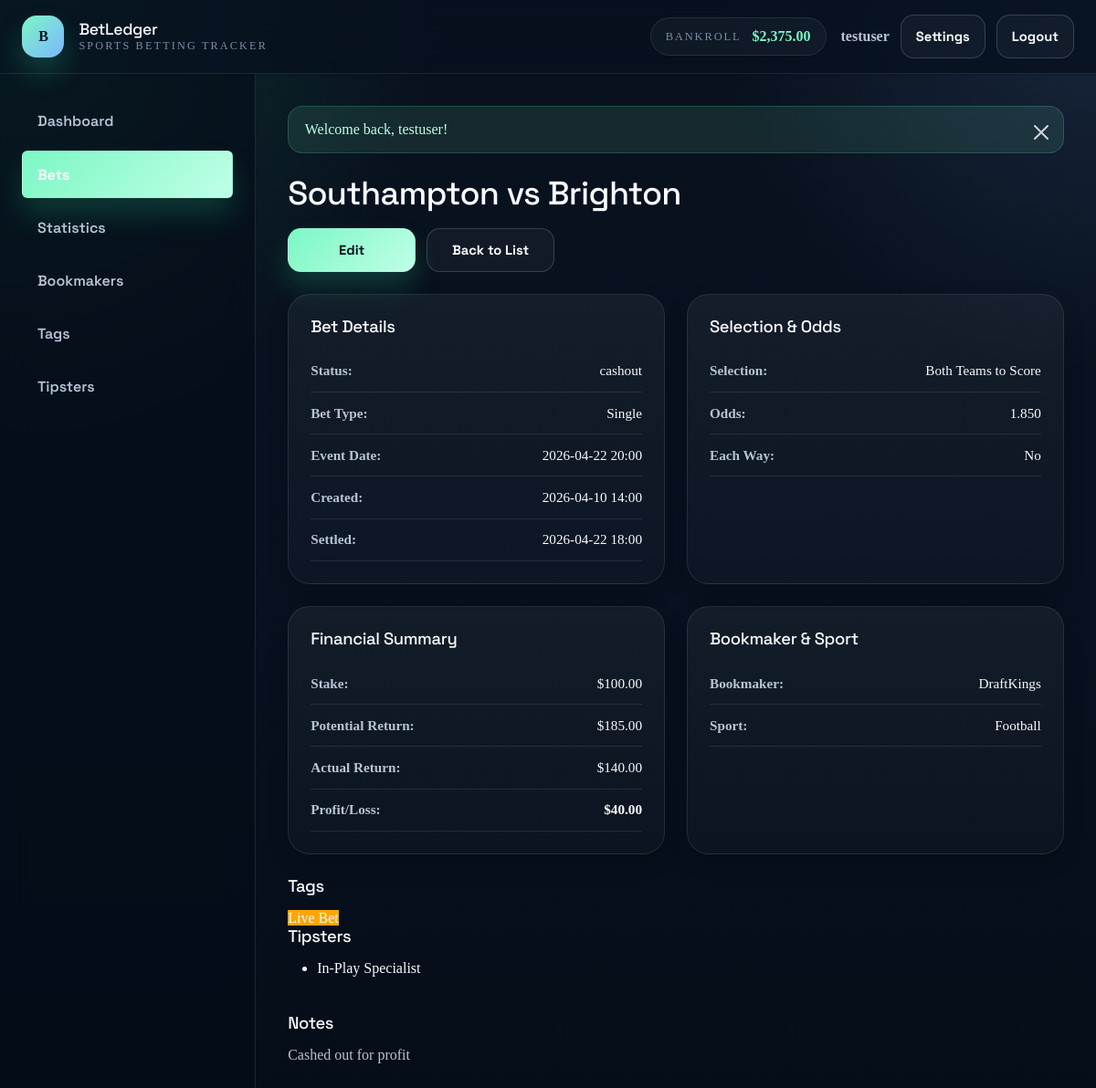
/bets/12 (signed in), run on the app's committed database.
### tables this page shows
CREATE TABLE users (
    id INT PRIMARY KEY AUTO_INCREMENT,
    username VARCHAR(50) UNIQUE NOT NULL,
    email VARCHAR(120) UNIQUE NOT NULL,
    password_hash VARCHAR(255) NOT NULL,
    currency VARCHAR(3) DEFAULT 'USD',
    timezone VARCHAR(50) DEFAULT 'UTC',
    odds_format VARCHAR(20) DEFAULT 'decimal',
    date_format VARCHAR(20) DEFAULT 'Y-m-d',
    bankroll_start DECIMAL(12, 2) DEFAULT 0,
    created_at TIMESTAMP DEFAULT CURRENT_TIMESTAMP,
    updated_at TIMESTAMP DEFAULT CURRENT_TIMESTAMP ON UPDATE CURRENT_TIMESTAMP,
    deleted_at TIMESTAMP NULL,
    INDEX idx_email (email),
    INDEX idx_username (username)
);

CREATE TABLE bets (
    id INT PRIMARY KEY AUTO_INCREMENT,
    user_id INT NOT NULL,
    bookmaker_id INT,
    sport_id INT,
    competition_id INT,
    event_name VARCHAR(255) NOT NULL,
    event_date DATETIME,
    bet_type VARCHAR(50) NOT NULL DEFAULT 'single',
    selection VARCHAR(500) NOT NULL,
    odds DECIMAL(8, 3) NOT NULL,
    stake DECIMAL(12, 2) NOT NULL,
    potential_return DECIMAL(12, 2),
    status VARCHAR(50) DEFAULT 'pending',
    actual_return DECIMAL(12, 2),
    tax_amount DECIMAL(12, 2) DEFAULT 0,
    cashout_amount DECIMAL(12, 2),
    each_way BOOLEAN DEFAULT FALSE,
    notes TEXT,
    created_at TIMESTAMP DEFAULT CURRENT_TIMESTAMP,
    settled_at TIMESTAMP NULL,
    updated_at TIMESTAMP DEFAULT CURRENT_TIMESTAMP ON UPDATE CURRENT_TIMESTAMP,
    FOREIGN KEY (user_id) REFERENCES users(id) ON DELETE CASCADE,
    FOREIGN KEY (bookmaker_id) REFERENCES bookmakers(id) ON DELETE SET NULL,
    FOREIGN KEY (sport_id) REFERENCES sports(id) ON DELETE SET NULL,
    FOREIGN KEY (competition_id) REFERENCES competitions(id) ON DELETE SET NULL,
    INDEX idx_user_id (user_id),
    INDEX idx_status (status),
    INDEX idx_created_at (created_at),
    INDEX idx_event_date (event_date),
    INDEX idx_sport_id (sport_id),
    INDEX idx_bookmaker_id (bookmaker_id)
);

CREATE TABLE bookmakers (
    id INT PRIMARY KEY AUTO_INCREMENT,
    user_id INT NOT NULL,
    name VARCHAR(100) NOT NULL,
    url VARCHAR(255),
    account_balance DECIMAL(12, 2) DEFAULT 0,
    bonus_balance DECIMAL(12, 2) DEFAULT 0,
    tax_percentage DECIMAL(5, 2) DEFAULT 0,
    notes TEXT,
    is_archived BOOLEAN DEFAULT FALSE,
    created_at TIMESTAMP DEFAULT CURRENT_TIMESTAMP,
    updated_at TIMESTAMP DEFAULT CURRENT_TIMESTAMP ON UPDATE CURRENT_TIMESTAMP,
    FOREIGN KEY (user_id) REFERENCES users(id) ON DELETE CASCADE,
    INDEX idx_user_id (user_id),
    INDEX idx_name (name)
);

CREATE TABLE sports (
    id INT PRIMARY KEY AUTO_INCREMENT,
    name VARCHAR(100) NOT NULL UNIQUE,
    icon_slug VARCHAR(50),
    created_at TIMESTAMP DEFAULT CURRENT_TIMESTAMP,
    INDEX idx_name (name)
);

CREATE TABLE tags (
    id INT PRIMARY KEY AUTO_INCREMENT,
    user_id INT NOT NULL,
    name VARCHAR(50) NOT NULL,
    color VARCHAR(7) DEFAULT '#3498db',
    created_at TIMESTAMP DEFAULT CURRENT_TIMESTAMP,
    FOREIGN KEY (user_id) REFERENCES users(id) ON DELETE CASCADE,
    UNIQUE KEY unique_user_tag (user_id, name),
    INDEX idx_user_id (user_id)
);

CREATE TABLE tipsters (
    id INT PRIMARY KEY AUTO_INCREMENT,
    user_id INT NOT NULL,
    name VARCHAR(100) NOT NULL,
    source_url VARCHAR(255),
    notes TEXT,
    is_active BOOLEAN DEFAULT TRUE,
    created_at TIMESTAMP DEFAULT CURRENT_TIMESTAMP,
    FOREIGN KEY (user_id) REFERENCES users(id) ON DELETE CASCADE,
    INDEX idx_user_id (user_id),
    INDEX idx_name (name)
);

### src/views/bets/view-content.php (the view, shortened to what the rows shown need)
<div class="bet-detail-container">
    <div class="bet-detail-header">
        <h1><?php echo sanitize($bet['event_name']); ?></h1>
        <div class="bet-actions">
            <a href="/bets/<?php echo $bet['id']; ?>/edit" class="btn btn-primary">Edit</a>
            <a href="/bets" class="btn btn-secondary">Back to List</a>
        </div>
    </div>
    <div class="bet-detail-grid">
        <div class="detail-card">
            <h3>Bet Details</h3>
            <table class="detail-table">
                <tr>
                    <td><strong>Status:</strong></td>
                    <td><?php echo getStatusBadge($bet['status']); ?></td>
                </tr>
                <tr>
                    <td><strong>Bet Type:</strong></td>
                    <td><?php echo ucfirst(str_replace('_', ' ', $bet['bet_type'])); ?></td>
                </tr>
                <tr>
                    <td><strong>Event Date:</strong></td>
                    <td><?php echo $bet['event_date'] ? formatDate($bet['event_date']) : '-'; ?></td>
                </tr>
                <tr>
                    <td><strong>Created:</strong></td>
                    <td><?php echo formatDate($bet['created_at']); ?></td>
                </tr>
                <?php if ($bet['settled_at']): ?>
                <tr>
                    <td><strong>Settled:</strong></td>
                    <td><?php echo formatDate($bet['settled_at']); ?></td>
                </tr>
                <?php endif; ?>
            </table>
        </div>
        <div class="detail-card">
            <h3>Selection & Odds</h3>
            <table class="detail-table">
                <tr>
                    <td><strong>Selection:</strong></td>
                    <td><?php echo sanitize($bet['selection']); ?></td>
                </tr>
                <tr>
                    <td><strong>Odds:</strong></td>
                    <td><?php echo number_format($bet['odds'], 3); ?></td>
                </tr>
                <tr>
                    <td><strong>Each Way:</strong></td>
                    <td><?php echo $bet['each_way'] ? 'Yes' : 'No'; ?></td>
                </tr>
            </table>
        </div>
        <div class="detail-card">
            <h3>Financial Summary</h3>
            <table class="detail-table">
                <tr>
                    <td><strong>Stake:</strong></td>
                    <td><?php echo formatCurrency($bet['stake'], getCurrentUser()['currency']); ?></td>
                </tr>
                <tr>
                    <td><strong>Potential Return:</strong></td>
                    <td><?php echo formatCurrency($bet['potential_return'], getCurrentUser()['currency']); ?></td>
                </tr>
                <?php if ($bet['actual_return']): ?>
                <tr>
                    <td><strong>Actual Return:</strong></td>
                    <td><?php echo formatCurrency($bet['actual_return'], getCurrentUser()['currency']); ?></td>
                </tr>
                <tr>
                    <td><strong>Profit/Loss:</strong></td>
                    <td class="<?php echo ($bet['actual_return'] - $bet['stake']) >= 0 ? 'success' : 'danger'; ?>">
                        <?php echo formatCurrency($bet['actual_return'] - $bet['stake'], getCurrentUser()['currency']); ?>
                    </td>
                </tr>
                <?php endif; ?>
            </table>
        </div>
        <div class="detail-card">
            <h3>Bookmaker & Sport</h3>
            <table class="detail-table">
                <tr>
                    <td><strong>Bookmaker:</strong></td>
                    <td><?php echo $bet['bookmaker_id'] ? sanitize($bet['bookmaker_name']) : '-'; ?></td>
                </tr>
                <tr>
                    <td><strong>Sport:</strong></td>
                    <td><?php echo $bet['sport_id'] ? sanitize($bet['sport_name']) : '-'; ?></td>
                </tr>
            </table>
        </div>
    </div>
    <?php if (!empty($tags) || !empty($tipsters)): ?>
    <div class="bet-metadata">
        <?php if (!empty($tags)): ?>
        <div class="tags-section">
            <h3>Tags</h3>
            <div class="tags-list">
                <?php foreach ($tags as $tag): ?>
                <span class="tag-badge" style="background-color: <?php echo $tag['color']; ?>">
                    <?php echo sanitize($tag['name']); ?>
                </span>
                <?php endforeach; ?>
            </div>
        </div>
        <?php endif; ?>
        <?php if (!empty($tipsters)): ?>
        <div class="tipsters-section">
            <h3>Tipsters</h3>
            <ul>
                <?php foreach ($tipsters as $tipster): ?>
                <li><?php echo sanitize($tipster['name']); ?></li>
                <?php endforeach; ?>
            </ul>
        </div>
        <?php endif; ?>
    </div>
    <?php endif; ?>
    <?php if ($bet['notes']): ?>
    <div class="notes-section">
        <h3>Notes</h3>
        <p><?php echo nl2br(sanitize($bet['notes'])); ?></p>
    </div>
    <?php endif; ?>
</div>

### src/views/layout.php (shortened to what the rows shown need)
<!DOCTYPE html>
<html lang="en">
<head>
    <link href="https://cdn.jsdelivr.net/npm/bootstrap@5.3.3/dist/css/bootstrap.min.css" rel="stylesheet">
    <link rel="stylesheet" href="/css/style.css">
</head>
<body class="<?php echo isLoggedIn() ? 'app-shell authenticated-shell' : 'app-shell guest-shell'; ?>">
    <?php $currentRoute = $request_uri ?? ''; ?>
    <div class="app-shell-frame">
        <header class="app-header">
            <div class="container-fluid px-4 py-3 header-content">
                <a href="/" class="logo text-decoration-none">
                    <?php if (isLoggedIn()): ?>
                    <span class="brand-mark"><?php echo substr(APP_NAME, 0, 1); ?></span>
                    <?php endif; ?>
                    <span>
                        <h1><?php echo APP_NAME; ?></h1>
                        <span class="tagline">Sports betting tracker</span>
                    </span>
                </a>
                <?php if (isLoggedIn()): ?>
                <div class="header-right">
                    <div class="bankroll-display">
                        <?php
                        $user = new User();
                        $bankroll = $user->getCurrentBankroll(getCurrentUserId());
                        $currency = getCurrentUser()['currency'] ?? 'USD';
                        ?>
                        <span class="label">Bankroll</span>
                        <span class="amount <?php echo $bankroll < 0 ? 'negative' : 'positive'; ?>">
                            <?php echo formatCurrency($bankroll, $currency); ?>
                        </span>
                    </div>
                    <div class="user-menu">
                        <span class="username"><?php echo sanitize(getCurrentUser()['username']); ?></span>
                        <a href="/settings" class="btn btn-outline-light btn-sm">Settings</a>
                        <a href="/logout" class="btn btn-light btn-sm">Logout</a>
                    </div>
                </div>
                <?php endif; ?>
            </div>
        </header>
        <div class="main-layout">
            <?php if (isLoggedIn()): ?>
            <aside class="sidebar">
                <div class="sidebar-inner">
                    <nav class="nav-menu nav nav-pills flex-column">
                        <a href="/" class="nav-item nav-link <?php echo ($currentRoute === '' || $currentRoute === 'dashboard') ? 'active' : ''; ?>">Dashboard</a>
                        <a href="/bets" class="nav-item nav-link <?php echo strpos($currentRoute, 'bets') === 0 ? 'active' : ''; ?>">Bets</a>
                        <a href="/statistics" class="nav-item nav-link <?php echo strpos($currentRoute, 'statistics') === 0 ? 'active' : ''; ?>">Statistics</a>
                        <a href="/bookmakers" class="nav-item nav-link <?php echo strpos($currentRoute, 'bookmakers') === 0 ? 'active' : ''; ?>">Bookmakers</a>
                        <a href="/tags" class="nav-item nav-link <?php echo strpos($currentRoute, 'tags') === 0 ? 'active' : ''; ?>">Tags</a>
                        <a href="/tipsters" class="nav-item nav-link <?php echo strpos($currentRoute, 'tipsters') === 0 ? 'active' : ''; ?>">Tipsters</a>
                    </nav>
                </div>
            </aside>
            <?php endif; ?>
            <main class="main-content">
                <?php if (hasFlash('success')): ?>
                <div class="alert alert-success alert-dismissible fade show" role="alert">
                    <?php echo getFlash('success'); ?>
                    <button type="button" class="btn-close" data-bs-dismiss="alert" aria-label="Close"></button>
                </div>
                <?php endif; ?>
                <?php include $content_view; ?>
            </main>
        </div>
    </div>
</body>
</html>

### data on the page
users: username "testuser"
bets: event_name "Southampton vs Brighton", status "cashout", bet_type "Single", event_date "2026-04-22 20:00", created_at "2026-04-10 14:00", settled_at "2026-04-22 18:00", selection "Both Teams to Score", odds "1.850", stake.currency "$100.00", potential_return.currency "$185.00", actual_return.currency "$140.00", actual_return+stake "$40.00", bookmaker.name "DraftKings", sport.name "Football", notes "Cashed out for profit"
tags: name "Live Bet"
tipsters: name "In-Play Specialist"

### other printed values
substr(APP_NAME, 0, 1) "B"
APP_NAME "BetLedger"
formatCurrency($bankroll, $currency) "$2,375.00"
getFlash('success') "Welcome back, testuser!"
